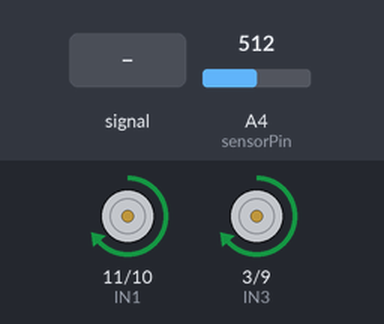
This sketch was run on a simulated Arduino Uno, built with avr-gcc and run on an emulated ATmega328P. On the bench: motor-driver pin pairs drawn as motors (green arrow = first pin HIGH = forward, orange = second pin HIGH = backward, longer = more drive, scaled by the enable pin). The inputs (shaded band) are chosen by the test bench; at power-on: A4 (sensorPin) = 512. What the sketch prints to the serial monitor is not drawn.

Above: at 8.7 s.
8.8 s: A4 (sensorPin) fed a 50 Hz sine of ±306 counts around its level
11.8 s: A4 (sensorPin) set to 527
At 12.6 s:
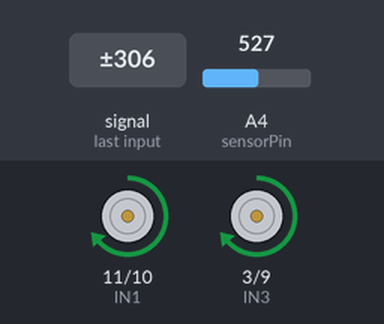
13.3 s: A4 (sensorPin) fed a 200 Hz sine of ±460 counts around its level
16.3 s: A4 (sensorPin) set to 511
At 17.5 s:
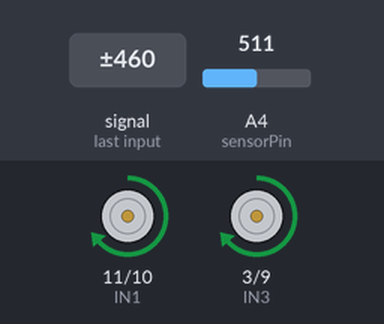
17.8 s: A4 (sensorPin) set to 716
At 19.3 s:
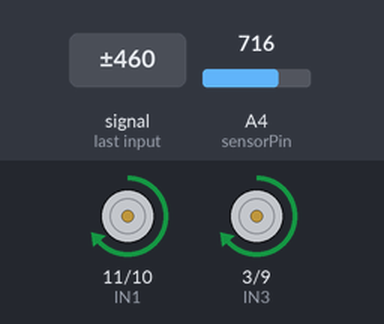
Timing chart, 0 to 20.8 s (numbered marks = the images above; inputs shaded):
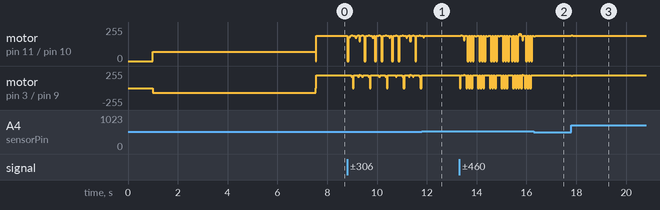

The sketch:

NEW_LFB.ino
```cpp
// --- Motor Pins (L298N) ---
#define IN1 11
#define IN2 10
#define IN3 3
#define IN4 9
#define enA 6
#define enB 5

// --- Multiplexer Select Pins ---
#define S0 14
#define S1 15
#define S2 16
#define S3 17

// --- IR Sensor Analog Output Pin ---
#define sensorPin A4

// --- PID Constants ---
float Kp = 0.06;
float Ki = 0;
float Kd = 0;
int P = 0, I = 0, D = 0, error = 0, previousError = 0;
int PIDvalue;

// --- Line Follower Speeds ---
int lfspeed = 190;
int lsp = 0, rsp = 0;

// --- Sensor Arrays ---
int S[17]; // Sensor values
int minValues[17], maxValues[17], T[17]; // Thresholds
int positionWeights[17] = {0, -600, -525, -450, -375, -300, -225, -150, 0, 0, 150, 225, 300, 375, 450, 525, 600};

// --- Setup ---
void setup() {
  Serial.begin(9600);

  pinMode(IN1, OUTPUT); pinMode(IN2, OUTPUT);
  pinMode(IN3, OUTPUT); pinMode(IN4, OUTPUT);
  pinMode(enA, OUTPUT); pinMode(enB, OUTPUT);

  pinMode(S0, OUTPUT); pinMode(S1, OUTPUT);
  pinMode(S2, OUTPUT); pinMode(S3, OUTPUT);

  delay(1000);
  calibrate();  // 360° auto calibration
}

// --- Main Loop ---
void loop() {
  readSensors();
  printSensorStatus();

  bool middleOnLine = isMiddleOnLine();

  // --- Improved Side Decision Logic ---
  int leftBlack = 0;
  int rightBlack = 0;

  for (int i = 1; i <= 4; i++) {
    if (S[i] > T[i]) leftBlack++;
  }
  for (int i = 13; i <= 16; i++) {
    if (S[i] > T[i]) rightBlack++;
  }

  if (leftBlack > rightBlack) {
    motor(0, lfspeed);  // Turn Left
  }
  else if (rightBlack > leftBlack) {
    motor(lfspeed, 0);  // Turn Right
  }
  else if (middleOnLine) {
    float baseKp = 0.03;
    float maxKp = 0.08;
    float errorRatio = constrain(abs(error) / 600.0, 0, 1);  // Assuming max abs(error) = ~600
    Kp = baseKp + (maxKp - baseKp) * errorRatio;
    Kd = 10 * Kp;
    linefollow();
  }
  else {
    motor(lfspeed, lfspeed);  // fallback straight
  }

  delay(50);
}

// --- Line Following with PID ---
void linefollow() {
  long weightedSum = 0;
  long totalValue = 0;

  for (int i = 1; i <= 16; i++) {
    if (i == 8 || i == 9) continue;  // Skip diamond sensors
    if (S[i] > T[i]) {
      weightedSum += (long)positionWeights[i] * S[i];
      totalValue += S[i];
    }
  }

  if (totalValue == 0) {
    motor(0, 0); // Line lost
    return;
  }

  int position = weightedSum / totalValue;
  error = position;

  P = error;
  I += error;
  D = error - previousError;
  PIDvalue = (Kp * P) + (Ki * I) + (Kd * D);
  previousError = error;

  int speedFactor = constrain(abs(PIDvalue), 0, 150);
  int speedReduction = map(speedFactor, 0, 150, 0, 100);
  int adjustedSpeed = lfspeed - speedReduction;
  adjustedSpeed = constrain(adjustedSpeed, 100, lfspeed);

  lsp = adjustedSpeed - PIDvalue;
  rsp = adjustedSpeed + PIDvalue;

  lsp = constrain(lsp, 0, 255);
  rsp = constrain(rsp, 0, 255);

  motor(lsp, rsp);
}

// --- Read All 16 Sensors ---
void readSensors() {
  for (int i = 1; i <= 16; i++) {
    digitalWrite(S0, bitRead(i - 1, 0));
    digitalWrite(S1, bitRead(i - 1, 1));
    digitalWrite(S2, bitRead(i - 1, 2));
    digitalWrite(S3, bitRead(i - 1, 3));
    delayMicroseconds(5);
    S[i] = analogRead(sensorPin);
  }
}

// --- Check Middle Alignment ---
bool isMiddleOnLine() {
  int count = 0;
  if (S[7] > T[7]) count++;   // Left center
  if (S[8] > T[8]) count++;   // Diamond top
  if (S[9] > T[9]) count++;   // Diamond bottom
  if (S[10] > T[10]) count++; // Right center
  return (count >= 1);
}

// --- Calibration by 360° Spin ---
void calibrate() {
  for (int i = 1; i <= 16; i++) {
    minValues[i] = 1023;
    maxValues[i] = 0;
  }

  for (int i = 0; i < 3000; i++) {
    motor(70, -70);  // rotate
    readSensors();
    for (int j = 1; j <= 16; j++) {
      int val = S[j];
      if (val < minValues[j]) minValues[j] = val;
      if (val > maxValues[j]) maxValues[j] = val;
    }
  }

  for (int i = 1; i <= 16; i++) {
    T[i] = (minValues[i] + maxValues[i]) / 2;
    Serial.print("S"); Serial.print(i); Serial.print(" Threshold: ");
    Serial.println(T[i]);
  }

  motor(0, 0);
}

//--- Print Sensor Status (⬛⬜) ---
void printSensorStatus() {
  Serial.print("Sensors: ");
  for (int i = 1; i <= 16; i++) {
    if (S[i] > T[i]) {
     // Serial.print("⬛");
    } else {
      //Serial.print("⬜");
    }
  }
  Serial.println();
}

// --- Motor Driver ---
void motor(int a, int b) {
  if (a > 0) {
    digitalWrite(IN1, HIGH); digitalWrite(IN2, LOW);
  } else {
    digitalWrite(IN1, LOW); digitalWrite(IN2, HIGH);
    a = -a;
  }

  if (b > 0) {
    digitalWrite(IN3, HIGH); digitalWrite(IN4, LOW);
  } else {
    digitalWrite(IN3, LOW); digitalWrite(IN4, HIGH);
    b = -b;
  }

  analogWrite(enA, constrain(a, 0, 255));
  analogWrite(enB, constrain(b, 0, 255));
}


// // --- Motor Pins (L298N) ---
// #define IN1 11
// #define IN2 10
// #define IN3 3
// #define IN4 9
// #define enA 6
// #define enB 5

// // --- Multiplexer Select Pins ---
// #define S0 2
// #define S1 4
// #define S2 7
// #define S3 8

// // --- IR Sensor Analog Output Pin ---
// #define sensorPin A0

// // --- PID Constants ---
// float Kp = 0.04, Ki = 0, Kd = 0;
// int P = 0, I = 0, D = 0, error = 0, previousError = 0;
// int PIDvalue;

// // --- Line Follower Speeds ---
// int lfspeed = 190;
// int lsp = 0, rsp = 0;

// // --- Sensor Arrays ---
// int S[17]; // Sensor values
// int minValues[17], maxValues[17], T[17]; // Thresholds
// int positionWeights[17] = {0, -600, -525, -450, -375, -300, -225, -150, 0, 0, 150, 225, 300, 375, 450, 525, 600};

// // --- Setup ---
// void setup() {
//   Serial.begin(9600);

//   pinMode(IN1, OUTPUT); pinMode(IN2, OUTPUT);
//   pinMode(IN3, OUTPUT); pinMode(IN4, OUTPUT);
//   pinMode(enA, OUTPUT); pinMode(enB, OUTPUT);

//   pinMode(S0, OUTPUT); pinMode(S1, OUTPUT);
//   pinMode(S2, OUTPUT); pinMode(S3, OUTPUT);

//   delay(1000);
//   calibrate();  // 360° auto calibration
// }

// // --- Main Loop ---
// void loop() {
//   readSensors();
//   printSensorStatus();

//   bool middleOnLine = isMiddleOnLine();

//   if (S[1] > T[1] || S[2]> T[2] || && S[16] < T[16]) {
//     motor(0, lfspeed);  // Turn Left
//   }
//   else if (S[16] > T[16] && S[1] < T[1]) {
//     motor(lfspeed, 0);  // Turn Right
//   }
//   else if (middleOnLine) {
//     float baseKp = 0.03;
//     float maxKp = 0.08;
//     float errorRatio = constrain(abs(error) / 600.0, 0, 1);  // Assuming max abs(error) = ~600
//     Kp = baseKp + (maxKp - baseKp) * errorRatio;
//     Kd = 10 * Kp;
//     linefollow();
//   }
//   else {
//     motor(lfspeed, lfspeed);  // fallback straight
//   }

//   delay(50);
// }

// // --- Line Following with PID ---
// void linefollow() {
//   long weightedSum = 0;
//   long totalValue = 0;

//   for (int i = 1; i <= 16; i++) {
//     if (i == 8 || i == 9) continue;  // Skip diamond sensors
//     if (S[i] > T[i]) {
//       weightedSum += (long)positionWeights[i] * S[i];
//       totalValue += S[i];
//     }
//   }

//   if (totalValue == 0) {
//     motor(0, 0); // Line lost
//     return;
//   }

//   int position = weightedSum / totalValue;
//   error = position;

//   P = error;
//   I += error;
//   D = error - previousError;
//   PIDvalue = (Kp * P) + (Ki * I) + (Kd * D);
//   previousError = error;

//   int speedFactor = constrain(abs(PIDvalue), 0, 150);
//   int speedReduction = map(speedFactor, 0, 150, 0, 100);
//   int adjustedSpeed = lfspeed - speedReduction;
//   adjustedSpeed = constrain(adjustedSpeed, 100, lfspeed);

//   lsp = adjustedSpeed - PIDvalue;
//   rsp = adjustedSpeed + PIDvalue;

//   lsp = constrain(lsp, 0, 255);
//   rsp = constrain(rsp, 0, 255);

//   motor(lsp, rsp);
// }

// // --- Read All 16 Sensors ---
// void readSensors() {
//   for (int i = 1; i <= 16; i++) {
//     digitalWrite(S0, bitRead(i - 1, 0));
//     digitalWrite(S1, bitRead(i - 1, 1));
//     digitalWrite(S2, bitRead(i - 1, 2));
//     digitalWrite(S3, bitRead(i - 1, 3));
//     delayMicroseconds(5);
//     S[i] = analogRead(sensorPin);
//   }
// }

// // --- Check Middle Alignment ---
// bool isMiddleOnLine() {
//   int count = 0;
//   if (S[7] > T[7]) count++;   // Left center
//   if (S[8] > T[8]) count++;   // Diamond top
//   if (S[9] > T[9]) count++;   // Diamond bottom
//   if (S[10] > T[10]) count++; // Right center
//   return (count >= 2);
// }

// // --- Calibration by 360° Spin ---
// void calibrate() {
//   for (int i = 1; i <= 16; i++) {
//     minValues[i] = 1023;
//     maxValues[i] = 0;
//   }

//   for (int i = 0; i < 3000; i++) {
//     motor(70, -70);  // rotate
//     readSensors();
//     for (int j = 1; j <= 16; j++) {
//       int val = S[j];
//       if (val < minValues[j]) minValues[j] = val;
//       if (val > maxValues[j]) maxValues[j] = val;
//     }
//   }

//   for (int i = 1; i <= 16; i++) {
//     T[i] = (minValues[i] + maxValues[i]) / 2;
//     Serial.print("S"); Serial.print(i); Serial.print(" Threshold: ");
//     Serial.println(T[i]);
//   }

//   motor(0, 0);
// }

// // --- Print Sensor Status (⬛⬜) ---
// void printSensorStatus() {
//   Serial.print("Sensors: ");
//   for (int i = 1; i <= 16; i++) {
//     if (S[i] > T[i]) {
//       Serial.print("⬛");
//     } else {
//       Serial.print("⬜");
//     }
//   }
//   Serial.println();
// }

// // --- Motor Driver ---
// void motor(int a, int b) {
//   if (a > 0) {
//     digitalWrite(IN1, HIGH); digitalWrite(IN2, LOW);
//   } else {
//     digitalWrite(IN1, LOW); digitalWrite(IN2, HIGH);
//     a = -a;
//   }

//   if (b > 0) {
//     digitalWrite(IN3, HIGH); digitalWrite(IN4, LOW);
//   } else {
//     digitalWrite(IN3, LOW); digitalWrite(IN4, HIGH);
//     b = -b;
//   }

//   analogWrite(enA, constrain(a, 0, 255));
//   analogWrite(enB, constrain(b, 0, 255));
// }
```

Measured:
- after the input at 11.8 s, motor on pin 11 (IN1) / pin 10 (IN2), motor on pin 3 (IN3) / pin 9 (IN4): goes on until 11.9 s, then stays forward 190/255
- after the input at 16.3 s, motor on pin 11 (IN1) / pin 10 (IN2), motor on pin 3 (IN3) / pin 9 (IN4): goes on until 16.3 s, then stays forward 190/255
- after the input at 17.8 s, motor on pin 11 (IN1) / pin 10 (IN2): forward 190/255 → forward 192/255 at once, → forward 190/255 0.05 s later; motor on pin 3 (IN3) / pin 9 (IN4): forward 190/255 → forward 184/255 at once, → forward 190/255 0.05 s later
